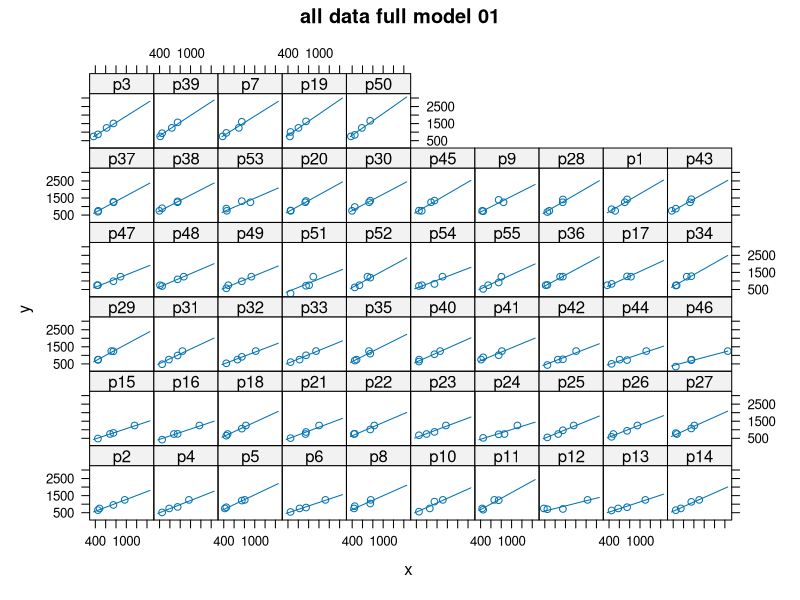
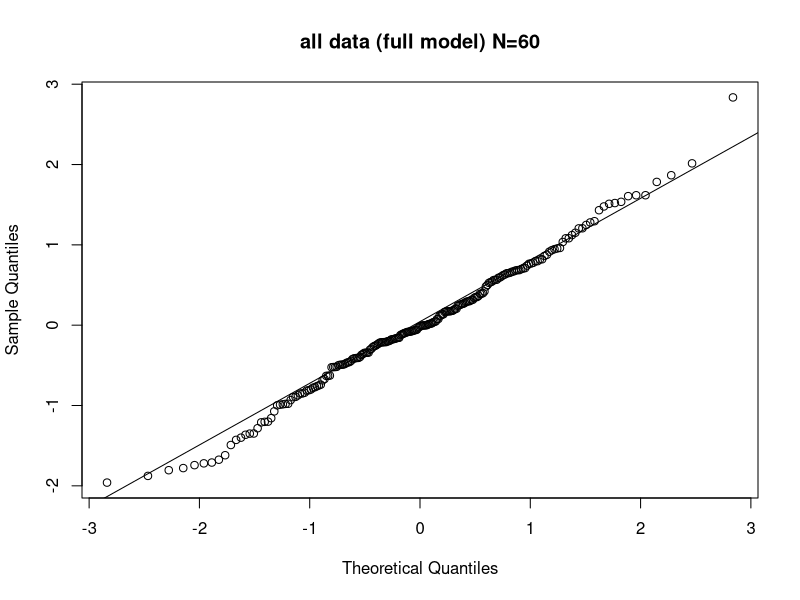
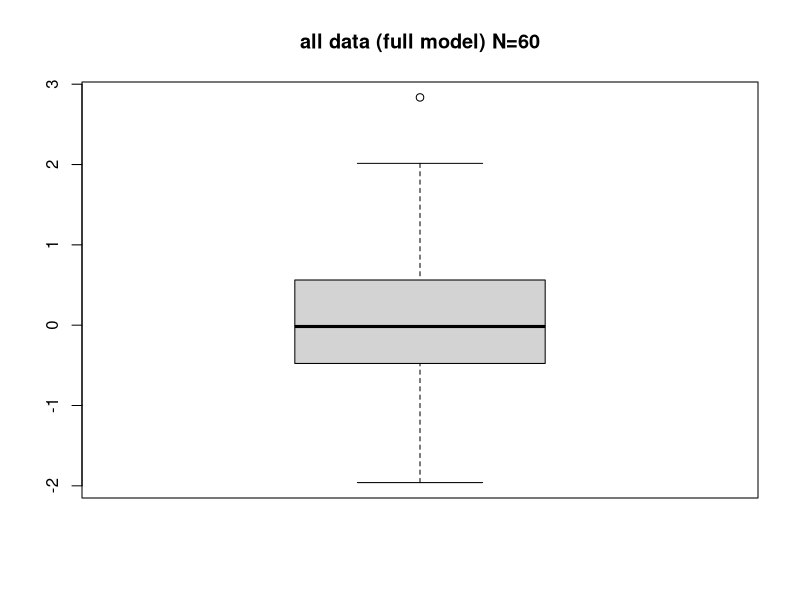
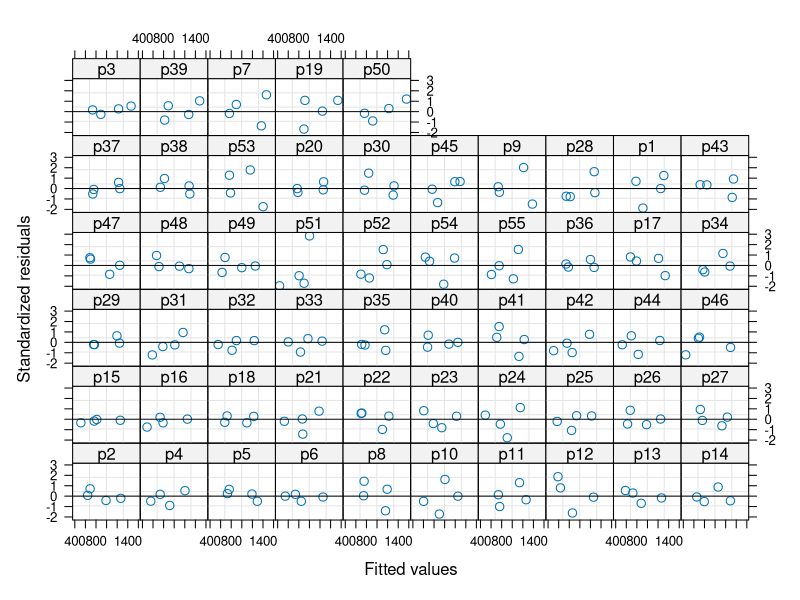
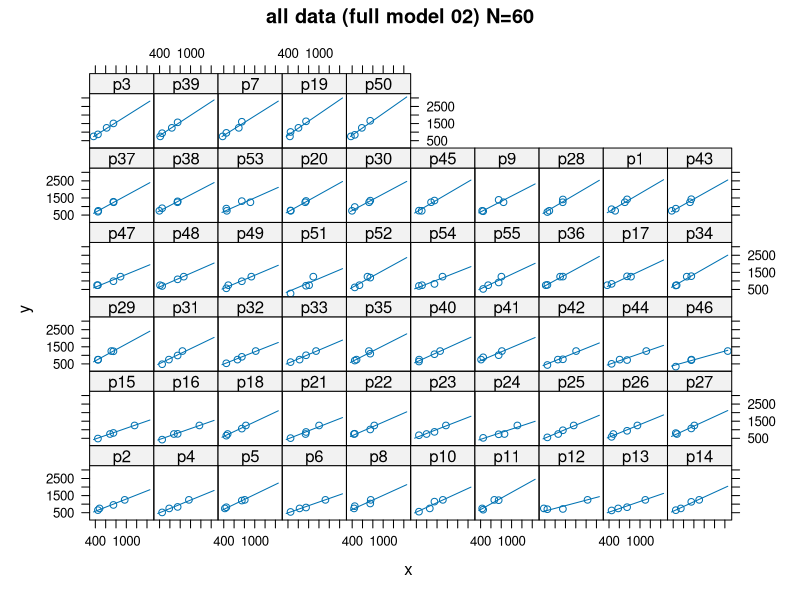
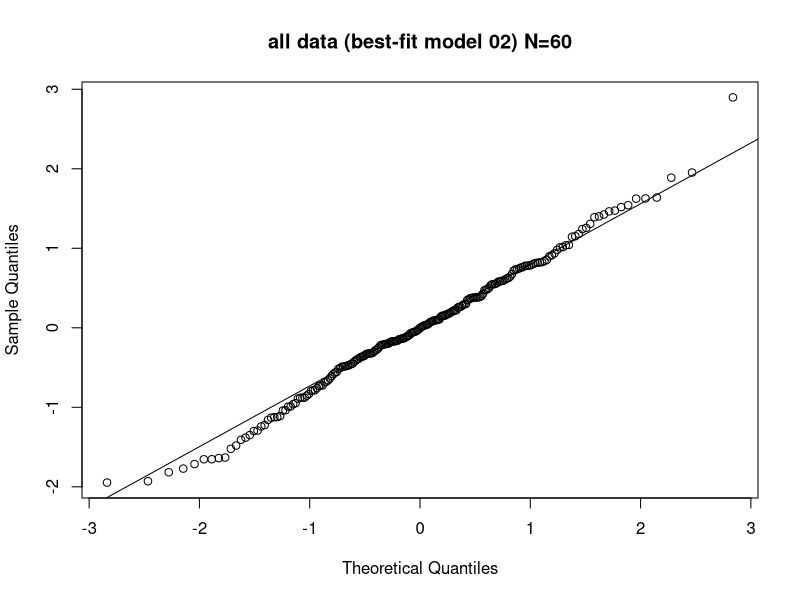
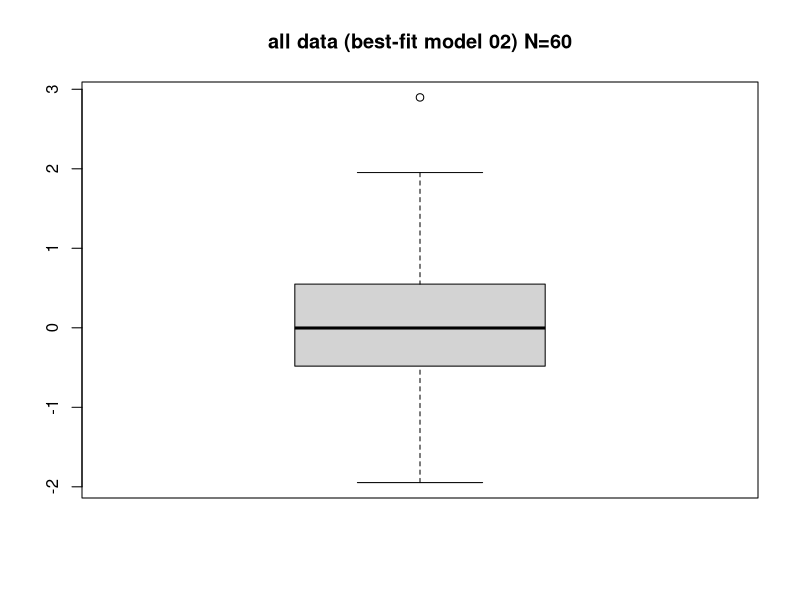
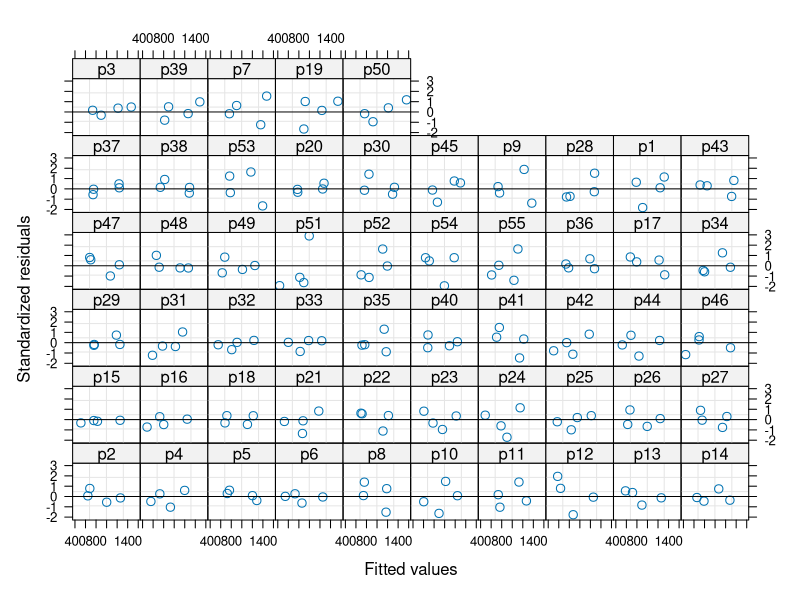

Recreate these plots in R, in order.
# PSE experiment (N=60)

# initialize ---------
graphics.off()
setwd( dirname(rstudioapi::getActiveDocumentContext()$path) )

options(contrasts=c("contr.sum","contr.poly"))
library(nlme)
library(lme4)
library(lattice)

combined <- read.csv("combined_exp1_2.csv", stringsAsFactors = T)
het <- combined[combined$type == "Heterogenous",]
het$repetition <- as.factor(het$repetition)
het$Participant <- factor(het$Participant, labels = "p")

# create a "groupedData" data frame allows us to use augPred command
het <- groupedData(formula=y~x|Participant,data=het)



# homogeneous variance models ---------
# create model assuming error variance is constant across all levels of standard duration
summary(het)

all.lme.01 <- lme(fixed=y~x*envelope_1,random=~1+x|Participant,data=het)
anova(all.lme.01)

# dropping non-significant effects
all.lme.02 <- lme(fixed=y~x,random=~1+x|Participant,data=het)
anova(all.lme.02)


# compare models using AIC & BIC
anova(update(all.lme.01,method="ML"),
      update(all.lme.02,method="ML")) # model 02 is better

# first check the full model:
plot(augPred(all.lme.01),main="all data full model 01")
coef(summary(all.lme.01)) # values of fixed effects
anova(summary(all.lme.01)) # anova fixed effects
VarCorr(all.lme.01) # variance of random effects
# SD(Intercept) = 121.8, SD(slope) = 0.349

# evaluate statistical significance of random effects
all.lm.01 <- gls(y~x*envelope_1,data=het) # create a fixed-effects model with no random effects
anova(all.lm.01,all.lme.01) # mixed-effects model is better

# check residuals:
# these look normal to me:
qqnorm(residuals(all.lme.01,type="p"),main="all data (full model) N=60")
qqline(residuals(all.lme.01,type="p"))
boxplot(residuals(all.lme.01,type="p"),main="all data (full model) N=60")
plot(all.lme.01,resid(., type = "p") ~ fitted(.)|Participant, abline = 0)


# now check "best-fitting" model 02:
plot(augPred(all.lme.02),main="all data (full model 02) N=60") # model 02 is best
coef(summary(all.lme.02)) # values of fixed effects
anova(summary(all.lme.02)) # values of fixed effects
VarCorr(all.lme.02) # variance of random effects
# SD(Intercept) = 120.8, SD(slope) = 0.336

# evaluate statistical significance of random effects
all.lm.02 <- gls(y~x,data=het) # create a fixed-effects model with no random effects
anova(all.lm.02,all.lme.02) # mixed-effects model is better

# check residuals:
# these look normal to me:
qqnorm(residuals(all.lme.02, type = "p"),main="all data (best-fit model 02) N=60")
qqline(residuals(all.lme.02, type = "p"))
boxplot(residuals(all.lme.02, type = "p"),main="all data (best-fit model 02) N=60")
plot(all.lme.02,resid(., type = "p") ~ fitted(.)|Participant, abline = 0)


# heteroscedastic model --------
# re-fit data using models that allow variance of residuals to change with fitted values

all.lme.hetero.01 <- update(all.lme.01,weights=varPower(form = ~fitted(.)) )
anova(all.lme.01,all.lme.hetero.01) # hetero model fits better

anova(all.lme.hetero.01)

# dropping non-significant interaction:
all.lme.hetero.02 <- update(all.lme.01,fixed=y~x+envelope_1 )
anova(update(all.lme.hetero.02,method="ML"),update(all.lme.hetero.01,method="ML"))
# model 01 (full model) is better

# fit intercept-only model
all.lme.hetero.01b <- update(all.lme.hetero.01,random=~1|Participant)
anova(all.lme.hetero.01b,all.lme.hetero.01) # intercept+slope model is better


# evaluate statistical significance of random effects
all.lm.hetero.01 <- gls(y~x*envelope_1,weights=varPower(form = ~fitted(.)),data=het)
anova(all.lm.hetero.01,all.lme.hetero.01) # mixed-effects model is better





plot(augPred(all.lme.hetero.01),main="all data (hetero full model 01)")
coef(summary(all.lme.hetero.01)) # values of fixed effects
anova(all.lme.hetero.01) # anova fixed effects
VarCorr(all.lme.hetero.01) # variance of random effects
# SD(Intercept) = 166.05, SD(slope) = 0.345

# check residuals:
# these look normal to me:
qqnorm(residuals(all.lme.hetero.01, type = "p"),main="all data (hetero full model 01) N=60")
qqline(residuals(all.lme.hetero.01, type = "p"))
boxplot(residuals(all.lme.hetero.01, type = "p"),main="all data (hetero full model 01) N=60")
plot(all.lme.hetero.01,resid(., type = "p") ~ fitted(.)|Participant, abline = 0)

# SUMMARY OF BEST-FITTING MODEL ----
best_exp2  <- all.lme.hetero.01
lineColors <- trellis.par.get("superpose.line")$col # default colors 
plot(augPred(best_exp2,level=0:1),grid=T,
     key=list(columns = 2,text=list(lab=c("fixed","participant")),
              lines=list(cex=1,lwd=2,lty=c(1,3),col=lineColors[1:2])))# plot includes fixed line and lines for individual participants
anova(best_exp2) # anova fixed effects
VarCorr(best_exp2) # variance of random effects
coef(summary(best_exp2))
# plot pse vs fitted values:
# following commands identify "outliers" (p<.05)
# not a problem here because there are only a few
plot(best_exp2,y~fitted(.),abline=c(0,1),id=.05,adj=-0.4)
qqnorm(best_exp2, ~resid(.,type="p"),id=.05,adj=-0.4)



# MODEL COMPARISONS

# Full random effects
exp2_full_random <- lme(
      fixed = y ~ x * envelope_1,
      random = ~ 1 + x | Participant,
      data = het
)
# Random intercepts only
exp2_int_only <- lme(
      fixed = y ~ x * envelope_1,
      random = ~ 1 | Participant,
      data = het
)
# No random effects
exp2_none <- gls(
      y ~ x * envelope_1,
      data = het
)

anova(exp2_full_random, exp2_int_only, exp2_none)

# Now compare to model with allow variance of residuals to change with fitted values

# Full random effects
exp2_full_random_hetres <- lme(
      fixed = y ~ x * envelope_1,
      random = ~ 1 + x | Participant,
      data = het,
      weights=varPower(form = ~fitted(.))
)
# Random intercepts only
exp2_int_only_hetres <- lme(
      fixed = y ~ x * envelope_1,
      random = ~ 1 | Participant,
      data = het,
      weights=varPower(form = ~fitted(.))
)
# No random effects
exp2_none_hetres <- gls(
      y ~ x * envelope_1,
      data = het,
      weights=varPower(form = ~fitted(.))
)

anova(exp2_full_random, exp2_int_only, exp2_none,
exp2_full_random_hetres, exp2_int_only_hetres, exp2_none_hetres)


exp2_env_only <- lme(
      fixed = y ~ x + envelope_1,
      random = ~ 1 + x | Participant,
      data = het,
      weights=varPower(form = ~fitted(.))
)

exp2_envint_only <- lme(
      fixed = y ~ x + x:envelope_1,
      random = ~ 1 + x | Participant,
      data = het,
      weights=varPower(form = ~fitted(.))
)

exp2_x_only <- lme(
      fixed = y ~ x,
      random = ~ 1 + x | Participant,
      data = het,
      weights=varPower(form = ~fitted(.))
)

anova(
      update(exp2_full_random_hetres, method = "ML"),
      update(exp2_env_only, method = "ML"),
      update(exp2_envint_only, method = "ML"),
      update(exp2_x_only, method = "ML")
      )
